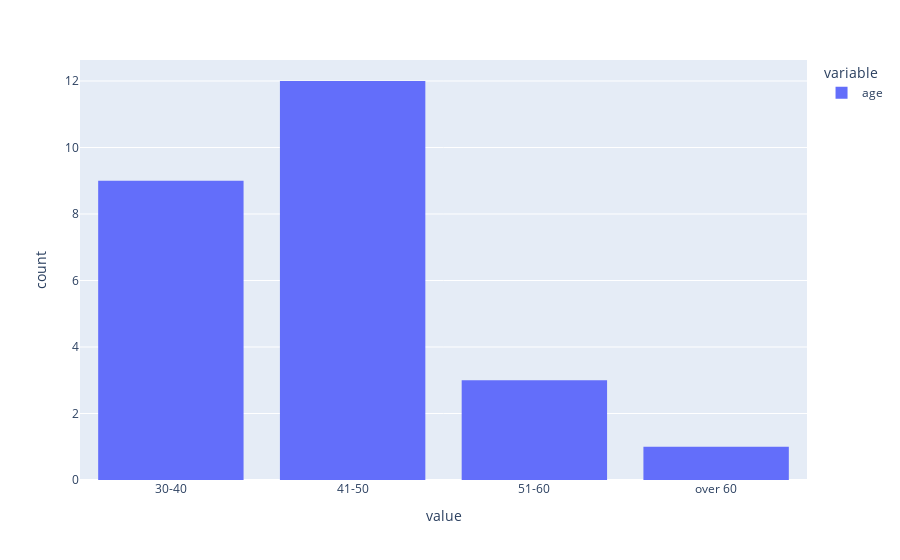

Here is the notebook cell this chart was saved with:
### Code cell
px.histogram(new_user_df['age'])

### Figure 1 — Plotly figure (JSON) as saved in the notebook; plotly's stock layout.template omitted (floating-point values rounded to 4 significant figures)
{"data": [{"alignmentgroup": "True", "bingroup": "x", "hovertemplate": "variable=age<br>value=%{x}<br>count=%{y}<extra></extra>", "legendgroup": "age", "marker": {"color": "#636efa", "pattern": {"shape": ""}}, "name": "age", "offsetgroup": "age", "orientation": "v", "showlegend": true, "type": "histogram", "x": ["30-40", "41-50", "30-40", "41-50", "30-40", "30-40", "51-60", "41-50", "41-50", "51-60", "41-50", "30-40", "30-40", "41-50", "41-50", "51-60", "41-50", "41-50", "41-50", "41-50", "30-40", "30-40", "over 60", "30-40", "41-50"], "xaxis": "x", "yaxis": "y"}], "layout": {"barmode": "relative", "legend": {"title": {"text": "variable"}, "tracegroupgap": 0}, "margin": {"t": 60}, "xaxis": {"anchor": "y", "domain": [0, 1], "title": {"text": "value"}}, "yaxis": {"anchor": "x", "domain": [0, 1], "title": {"text": "count"}}}}
